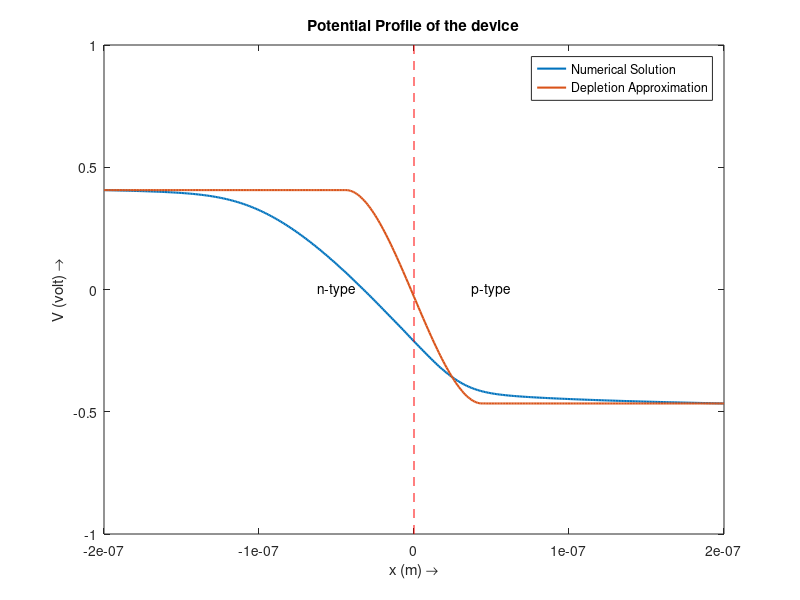

Recreate this plot in MATLAB.
%% THE TECHNIQUES INVOLVED
%  space_charge_density, rho(x) = e.(h(x) - n(x) + N_D(x) - N_A(x))
%  Poisson Equation, epsilon . (d^2V(x)/dx^2) = -rho(x)

%% IMPLEMENTING THE TECHNIQUES

% constants
epsilon0 = 8.854 * 10^-12;
epsilon_si = 11.68;
epsilon = epsilon0*epsilon_si;
nm = 1e-9;      % nano meter -> m


k = 1.38e-23;
T = 300;

doping_na = 1e18;   % p-type (cm^-3)
doping_nd = 1e17;   % n-type (cm^-3)
n_i = 1.5e10;       %(cm^-3)
n_i = n_i*1e6;      % (m^-3)

doping_na = doping_na*1e6;  % (m^-3)
doping_nd = doping_nd*1e6;  % (m^-3)

q = 1.6e-19;

% Defining the region
x = -200:1:200;       % -0.1um to 0.1um
x = x'*nm;              % in m
theta = (x(2) - x(1));

N_A = zeros(size(x));
N_D = zeros(size(x));

N_D(1:floor(size(x,1)/2)) = linspace(doping_nd,0,floor(size(x,1)/2))';      % n-type region
N_A(ceil(size(x,1)/2)+1:end) = linspace(0,doping_na,floor(size(x,1)/2))';       % p-type region

% Initial Conditions

V = zeros(size(x));
V(ceil(size(x,1)/2):end) = -(k*T/q)*log(doping_na/n_i);      % p-type
V(1:floor(size(x,1)/2)) = (k*T/q)*log(doping_nd/n_i);      % n-type
% figure;
% plot(V);
% hold on;
Error = 10; % Arbitrary High value
i = 0;
while Error > 10*eps
    i = i+1;
    d2V_by_dx2=(V(3:end) - 2*V(2:end-1) + V(1:end-2))/theta^2;
    rho = q*(N_D(2:end-1) - N_A(2:end-1) - 2*n_i*sinh(V(2:end-1)/(k*T/q)));
    R = d2V_by_dx2+rho/epsilon;

    Mj = 2/theta^2 + (2*q*n_i/(epsilon*(k*T/q)))*cosh(V(2:end-1,1)/(k*T/q));

    m = size(x,1);
    CM=sparse(1:m-2,1:m-2,Mj,m-2,m-2)...
        +sparse(1:m-2-1,2:m-2,(-1/theta^2)*ones(m-2-1,1),m-2,m-2)+...
        sparse(2:m-2,1:m-2-1,(-1/theta^2)*ones(m-2-1,1),m-2,m-2); 

    DV = CM\R;
    V(2:end-1)=V(2:end-1)+DV;
    Error=norm(DV,2)/sqrt(m);
    %plot(V);
    %plot(rho);
end
figure;
plot(x,V,'LineWidth',1.5);
hold on;
% xlabel('x (m) \rightarrow');
% ylabel('V (volt) \rightarrow');
% title('Potential Profile of the device');
% xlim([x(1),x(end)]);
% line([0 0],[-1 1],'Color','red','LineStyle','--');
% text(-0.5e-7,0,'n-type','HorizontalAlignment','center');
% text(0.5e-7,0,'p-type','HorizontalAlignment','center');

% figure;
% plot(x,-V,'g','LineWidth',2);
% xlabel('x (m) \rightarrow');
% ylabel('Energy (eV) \rightarrow');
% title('Energy Band Diagram');
% xlim([x(1),x(end)]);
% line([0 0],[-1 1],'Color','red','LineStyle','--');
% text(-0.5e-7,0,'n-type','HorizontalAlignment','center');
% text(0.5e-7,0,'p-type','HorizontalAlignment','center');

%% Electron and Hole Densities
n_x = n_i*exp(q*V/(k*T))*1e-6;   % (cm^-3)
h_x = n_i*exp(-q*V/(k*T))*1e-6;   % (cm^-3)

% figure;
% plot(x,n_x,'g','LineWidth',1.5);
% hold on;
% plot(x,h_x,'r','LineWidth',1.5);
% xlabel('x (m) \rightarrow');
% ylabel('density   (cm^-^3) \rightarrow');
% title('Electron & Hole Densities');
% xlim([x(1),x(end)]);
% line([0 0],[0 n_x(1)],'Color','blue','LineStyle','--');
% text(-0.5e-7,n_x(1)/2,'n-type','HorizontalAlignment','center');
% text(0.5e-7,n_x(1)/2,'p-type','HorizontalAlignment','center');
% legend('n(x)','h(x)');

% figure;
% semilogy(x,n_x,'g','LineWidth',1.5);
% hold on;
% semilogy(x,h_x,'r','LineWidth',1.5);
% xlabel('x (m) \rightarrow');
% ylabel('ln(density(cm^-^3)) \rightarrow');
% title('Electron & Hole Densities');
% xlim([x(1),x(end)]);
% line([0 0],[0 n_x(1)],'Color','blue','LineStyle','--');
% text(-0.5e-7,exp(log(n_x(1))/2),'n-type','HorizontalAlignment','center');
% text(0.5e-7,exp(log(n_x(1))/2),'p-type','HorizontalAlignment','center');
% legend('n(x)','h(x)');
% hold off;

%% Ideal case calculations
V0 = V(1) - V(end);
a = 1e31;  % (m^-4)
wd = (12*epsilon*V0/(q*a))^(1/3);

xp_index = knnsearch(x,wd/2);
xn_index = xp_index;

V_ideal = zeros(size(x));
V_ideal(size(x,1)-xn_index:xp_index) = (q*a/(6*epsilon))*(2*(wd/2)^3 + 3*(wd/2)^2*x(size(x,1)-xn_index:xp_index) - x(size(x,1)-xn_index:xp_index).^3);
V_ideal(xp_index:end) = V_ideal(xp_index);
V_ideal = flip(V_ideal,1);

delta = V_ideal(end) - V(end);
V_ideal(1:end) = V_ideal(1:end) - delta;

plot(x,V_ideal,'LineWidth',1.5);
xlabel('x (m) \rightarrow');
ylabel('V (volt) \rightarrow');
title('Potential Profile of the device');
xlim([x(1),x(end)]);
line([0 0],[-1 1],'Color','red','LineStyle','--');
text(-0.5e-7,0,'n-type','HorizontalAlignment','center');
text(0.5e-7,0,'p-type','HorizontalAlignment','center');
legend('Numerical Solution','Depletion Approximation');
